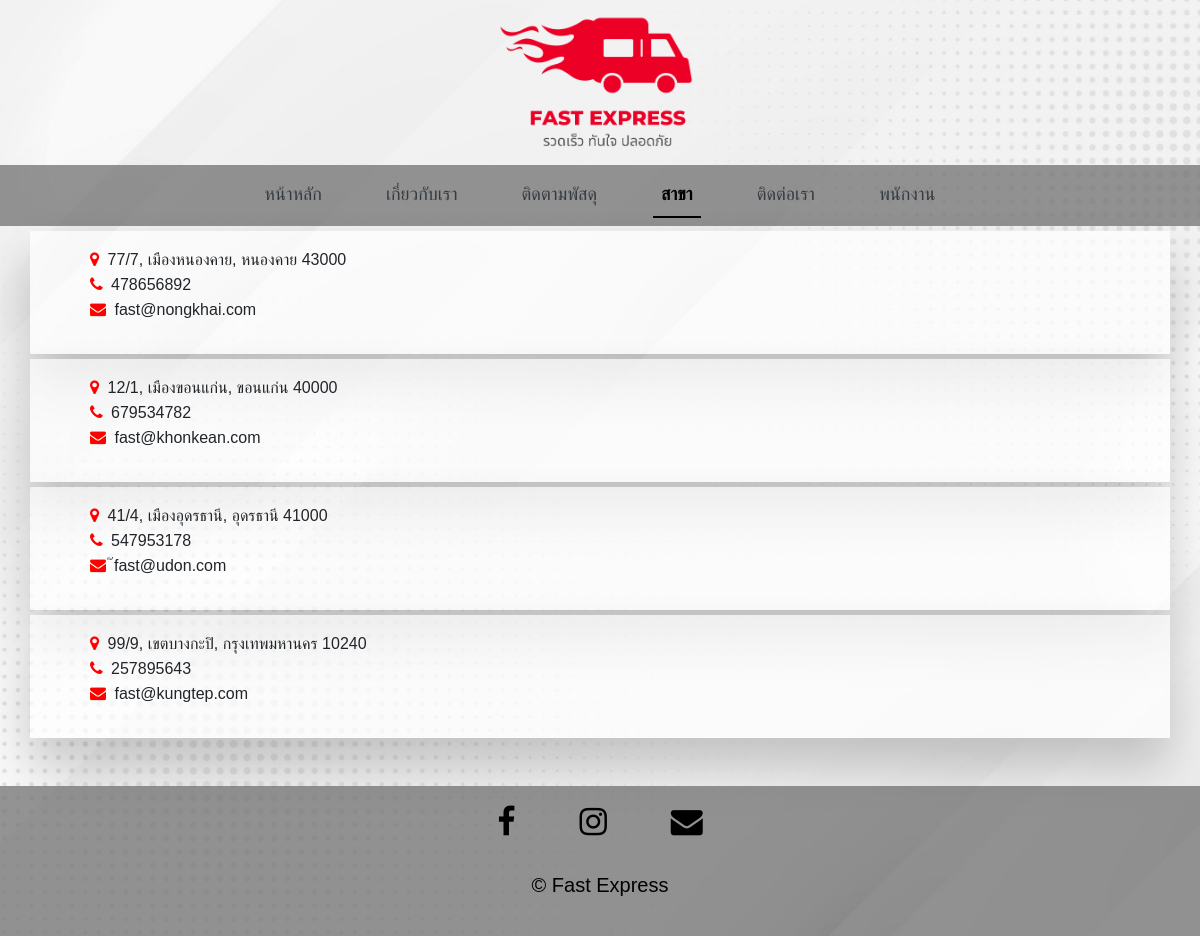
/branches.php, run on the app's committed database.
### tables this page shows
CREATE TABLE `branches` (
  `Branch_id` int(11) NOT NULL,
  `Address` varchar(100) NOT NULL,
  `Contact` bigint(20) NOT NULL,
  `Email` varchar(40) NOT NULL,
  `Manager_id` varchar(30) NOT NULL
);

### branches.php (the view, shortened to what this page needs)
<?php
    include("db_connect.php");
    $sql = "SELECT * FROM branches";
    $result = mysqli_query($conn, $sql);
    $branches = mysqli_fetch_all($result, MYSQLI_ASSOC);
?>
<!DOCTYPE html>
<html>
    <head>
        <link rel="stylesheet" href="style/bootstrap.css">
        <link rel="stylesheet" href="style/index_styles.css">
        <link rel="stylesheet" href="https://cdnjs.cloudflare.com/ajax/libs/font-awesome/4.7.0/css/font-awesome.min.css">
        <body style="background-image:url(images/bbg2.jpg)">
    </head>
    <body style="font-family: Arial, Helvetica, sans-serif;">
        <div ><img src="Images/fa.png" id="logo" style="height: 150px !important;  margin-top: 5px !important; "  ></div>
        <nav class="navbar navbar-toggleable-md navbar-expand-lg navbar-default navbar-light mb-10" style="background-color: rgba(105, 105, 105, 0.7); margin-top:10px !important;">
            <div class="container">
                <div class="collapse navbar-collapse" id="mainNav">
                    <div class="navbar-nav  " style="margin: 0 auto; font-size: large;">
                        <a class="nav-item nav-link text-dark mr-5 " href="index.php" >หน้าหลัก</a>
                        <a class="nav-item nav-link text-dark mr-5" href="index.php#about">เกี่ยวกับเรา</a>
                        <a class="nav-item nav-link text-dark mr-5" href="tracking.php">ติดตามพัสดุ</a>
                        <a class="nav-item nav-link text-dark mr-5 active" href="#">สาขา</a>
                        <a class="nav-item nav-link text-dark mr-5" href="index.php#contact">ติดต่อเรา</a>
                        <a class="nav-item nav-link text-dark" href="login.php">พนักงาน</a>
                    </div>
                </div>
            </div>
        </nav>
        <div class="container">
            <div class="row">
            <?php foreach($branches as $branch) : ?>
                <div class="p-3 col-12" style="background-color: rgba(255, 255, 255, 0.7); box-shadow: 0 30px 50px rgba(0,0,0,.2); margin-top:5px !important;">
                    <ul style="list-style-type:none;">
                        <li><a href="#" class="fa fa-map-marker m-1" style="pointer-events: none; color:red;"></a><?php echo '  '.$branch['Address']; ?></li>
                        <li><a href="#" class="fa fa-phone m-1"      style="pointer-events: none; color:red;"></a><?php echo '  '.$branch['Contact']; ?></li>
                        <li><a href="#" class="fa fa-envelope m-1"   style="pointer-events: none; color:red;"></a><?php echo '  '.$branch['Email']; ?></li>
                    </ul>
                </div>
            <?php endforeach; ?>
            </div>
        </div>
        <div class="container-fluid text-center mt-5" style="background-color: rgba(105, 105, 105, 0.7); padding: 20px; position: relative; ">
            <div class="i-bar" style="display: flex; flex-direction: row; flex-wrap: wrap; justify-content:center; margin-bottom: 2em;">
                <a class="fa fa-facebook " href="#" style="border: none; text-decoration: none;  margin: 0em 1em; color:black; font-size: xx-large;"></a>
                <a class="fa fa-instagram" href="#" style="border: none; text-decoration: none;  margin: 0em 1em; color:black; font-size: xx-large;"></a>
                <a class="fa fa-envelope " href="#" style="border: none; text-decoration: none;  margin: 0em 1em; color:black; font-size: xx-large;"></a>
            </div>
            <p class="credit" style="font-size: 20px; font-stretch: 3px; text-align: center; color: black;">© Fast Express</p>
        </div>
    </body>
 </body>
</html>

### style/index_styles.css (style rules this page uses)
body, html { margin: 0; height: 100%; background-image: url('Images/bbg2.jpg'); background-position: center; background-repeat: no-repeat; background-size: cover; overflow-x: hidden; position: relative; z-index: -99; font-family: Arial, Helvetica, sans-serif !important; }
#logo { height: 100px !important; width: auto; margin: 0 auto; display: block; text-align: center; z-index: 9; }
.active { font-weight: bold !important; color: black !important; border-bottom: 2px solid black; }

### data on the page
branches: Address "77/7, เมืองหนองคาย, หนองคาย 43000", Contact "478656892", Email "fast@nongkhai.com"
branches: Address "12/1, เมืองขอนแก่น, ขอนแก่น 40000", Contact "679534782", Email "fast@khonkean.com"
branches: Address "41/4, เมืองอุดรธานี, อุดรธานี 41000", Contact "547953178", Email "๊fast@udon.com"
branches: Address "99/9, เขตบางกะปิ, กรุงเทพมหานคร 10240", Contact "257895643", Email "fast@kungtep.com"
